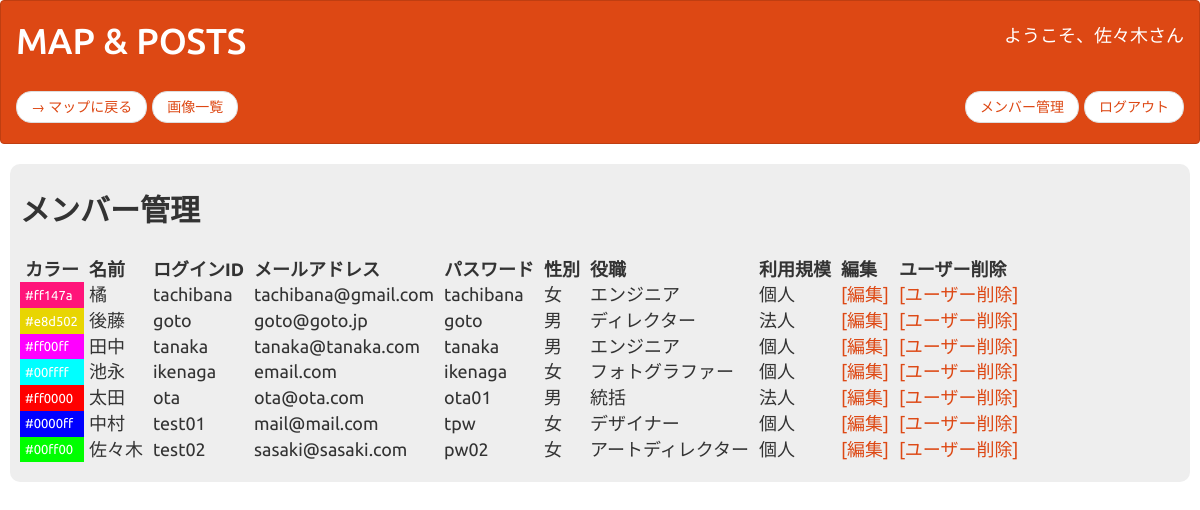
The app's page /users_select.php (signed in) with its own data.
### tables this page shows
CREATE TABLE `gs_user_table` (
  `id` int(12) NOT NULL,
  `name` varchar(64) NOT NULL,
  `lid` varchar(64) NOT NULL,
  `mail` varchar(64) NOT NULL,
  `lpw` varchar(64) NOT NULL,
  `gender` int(1) NOT NULL,
  `depart` varchar(64) NOT NULL,
  `sort` int(1) NOT NULL,
  `col` varchar(7) NOT NULL DEFAULT '#ff0000'
);

### users_select.php (the view, shortened to what this page needs)
<?php
try {
    $pdo = new PDO('mysql:dbname=gs_db;charset=utf8;host=localhost', 'root', 'root');
} catch (PDOException $e) {
    exit('DB Error' . $e->getMessage());
}
$sql = "SELECT * FROM gs_user_table ORDER BY id DESC";
$stmt = $pdo->prepare($sql);
$status = $stmt->execute();
$view = "";
if ($status == false) {
    $error = $stmt->errorInfo();
    exit("*SQL Error:" . $error[2]);
} else {
    while ($res = $stmt->fetch(PDO::FETCH_ASSOC)) {
        $view .= '<tr>';
        $view .= '<td' . ' style="background:' . $res["col"] . '; color:#ffffff; font-size:small;">' . $res["col"] . '</td>';
        $view .= '<td>' . $res["name"] . '</td>';
        $view .= '<td>' . $res["lid"] . '</td>';
        $view .= '<td>' . $res["mail"] . '</td>';
        $view .= '<td>' . $res["lpw"] . '</td>';
        if ($res["gender"] == 0) {
            $view .= '<td>男</td>';
        } else {
            $view .= '<td>女</td>';
        }
        $view .= '<td>' . $res["depart"] . '</td>';
        if ($res["sort"] == 0) {
            $view .= '<td>個人</td>';
        } else {
            $view .= '<td>法人</td>';
        }
        $view .= '<td style="text-align:right;">';
        $view .= '<a href="users_detail.php?id=' . $res["id"] . '">';
        $view .= '[編集]';
        $view .= '</a>';
        $view .= '</td>';
        $view .= '<td>';
        $view .= '<a href="users_delete.php?id=' . $res["id"] . '">';
        $view .= '[ユーザー削除]';
        $view .= '</a>';
        $view .= '</td>';
        $view .= '</tr>'
            . PHP_EOL;
    }
}
?>
<!DOCTYPE html>
<html>
<head>
    <link rel="stylesheet" href="css/range.css">
    <link href="css/bootstrap.min.css" rel="stylesheet">
</head>
<body>
    <?php include("header.php"); ?>
    <main>
        <div class="jumbotron" style="border-radius:10px; margin: auto 10px; padding:10px 10px 20px 10px;">
            <h2 style="font-weight: bold; margin-bottom:30px;">メンバー管理</h2>
            <table id="table_us" style="font-size: large;">
                <tr>
                    <th>カラー</th>
                    <th>名前</th>
                    <th>ログインID</th>
                    <th>メールアドレス</th>
                    <th>パスワード</th>
                    <th>性別</th>
                    <th>役職</th>
                    <th>利用規模</th>
                    <th>編集</th>
                    <th>ユーザー削除</th>
                </tr>
                <?php
                echo $view;
                ?>
            </table>
        </div>
    </main>
</body>
</html>

### header.php
<header>
        <nav class="navbar navbar-default">
            <div class="container-fluid">
                <div style="display:flex; justify-content:space-between; align-items: center;">
                    <h1 style="color: #ffffff;">MAP & POSTS</h1>
                    <h4 style="color:#ffffff;">ようこそ、<?= $_SESSION["name"] ?>さん</h4>
                </div>
                <ul class="pager" style="width: 100%;">
                    <li class="previous" style="margin-right:5px; float:left;"><a href="map_view.php">→ マップに戻る</a></li>
                    <li class="previous" style="float:left;"><a href="file_view.php">画像一覧</a></li>
                    <li><a href="logout.php" style="float:right;">ログアウト</a></li>
                    <li><a href="users_select.php" style="margin-right:5px; float:right;">メンバー管理</a></li>
                </ul>
            </div>
        </nav>
    </header>

### users_select.php (style rules this page uses)
th, td { padding: 0 5px; }

### records on screen
gs_user_table: col "#ff147a", name "橘", lid "tachibana", mail "tachibana@gmail.com", lpw "tachibana", gender "女", depart "エンジニア", sort "個人", value "[編集] [ユーザー削除]"
gs_user_table: col "#e8d502", name "後藤", lid "goto", mail "goto@goto.jp", lpw "goto", gender "男", depart "ディレクター", sort "法人", value "[編集] [ユーザー削除]"
gs_user_table: col "#ff00ff", name "田中", lid "tanaka", mail "tanaka@tanaka.com", lpw "tanaka", gender "男", depart "エンジニア", sort "個人", value "[編集] [ユーザー削除]"
gs_user_table: col "#00ffff", name "池永", lid "ikenaga", mail "email.com", lpw "ikenaga", gender "女", depart "フォトグラファー", sort "個人", value "[編集] [ユーザー削除]"
gs_user_table: col "#ff0000", name "太田", lid "ota", mail "ota@ota.com", lpw "ota01", gender "男", depart "統括", sort "法人", value "[編集] [ユーザー削除]"
gs_user_table: col "#0000ff", name "中村", lid "test01", mail "mail@mail.com", lpw "tpw", gender "女", depart "デザイナー", sort "個人", value "[編集] [ユーザー削除]"
gs_user_table: col "#00ff00", name "佐々木", lid "test02", mail "sasaki@sasaki.com", lpw "pw02", gender "女", depart "アートディレクター", sort "個人", value "[編集] [ユーザー削除]"

### other values on screen
$_SESSION["name"] "佐々木"
